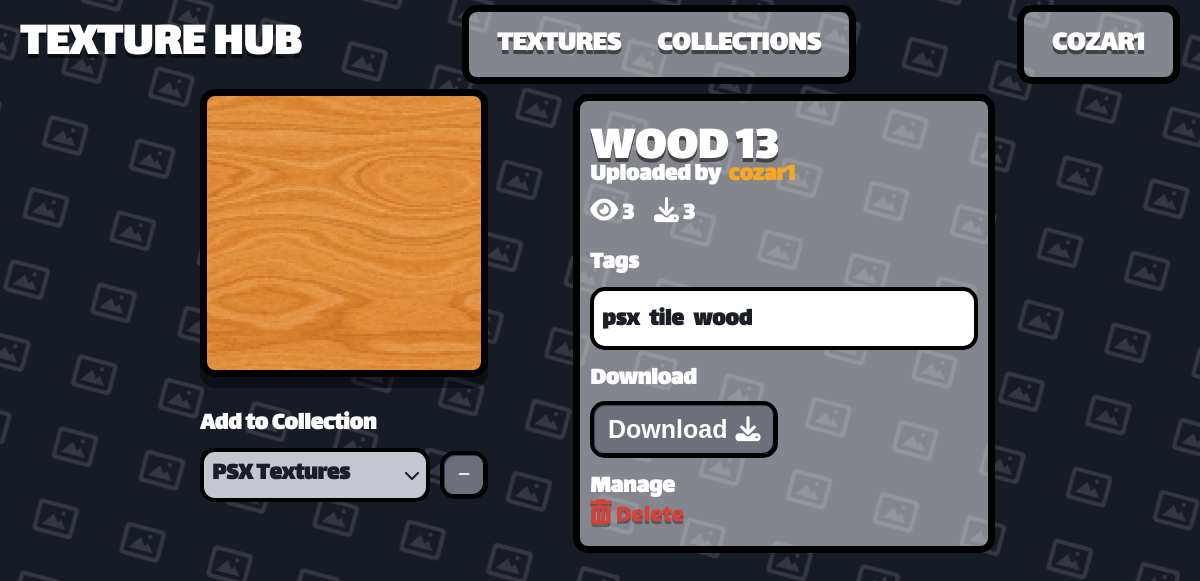
The app's page /texture/6 (signed in) with its own data.
### app.py (models this page shows)
class User(db.Model):
    __tablename__ = "User"
    user_id = db.Column(db.Integer, primary_key=True)
    user_name = db.Column(db.String(80), unique=True, nullable=False)
    user_password = db.Column(db.String(120), nullable=False)
    user_rating = db.Column(db.Integer, default=0)

class Texture(db.Model):
    __tablename__ = "Texture"
    texture_id = db.Column(db.Integer, primary_key=True)
    texture_name = db.Column(db.String(80), unique=True, nullable=False)
    texture_address = db.Column(db.String(120), nullable=False)
    texture_user_id = db.Column(db.Integer, default=0)
    texture_tags = db.Column(db.String(200), nullable=True)

### app.py (the view, shortened to what this page needs)
@app.route("/texture/<texture_id>", methods=["POST", "GET"])
@login_required
def texture(user, texture_id):
    collections = Collection.query.filter_by(collection_user_id=user.user_id).all()
    texture = get_or_404(Texture, texture_id=texture_id)
    uploaded_user = get_or_404(User, user_id=texture.texture_user_id)
    in_collections = {
        row.collection_id
        for row in Texture_Collection.query.filter_by(texture_id=texture_id).all()
    }
    collections_contained = {
        c.collection_id: (c.collection_id in in_collections) for c in collections
    }
    already_viewed = exists(Texture_Views, texture_id=texture_id, user_id=user.user_id)
    if not already_viewed:
        record_once(Texture_Views, texture_id=texture_id, user_id=user.user_id)
    views = Texture_Views.query.filter_by(texture_id=texture_id).count()
    downloads = Texture_Downloads.query.filter_by(texture_id=texture_id).count()
    return render_template(
        "texture.html",
        user=user,
        texture=texture,
        uploaded_user=uploaded_user,
        collections=collections,
        collections_contained=collections_contained,
        views=views,
        downloads=downloads,
    )

### app.py (called while the page is built)
def get_current_user():
    user_id = session.get("user_id")
    if user_id is None:
        return None
    return User.query.get(user_id)

@app.template_filter("texture_url")
def texture_image_url(address):
    if not address:
        return DEFAULT_TEXTURE_URL
    addr = str(address).strip().replace("\\", "/")
    if addr.startswith("/static/images/"):
        rel = addr[len("/static/images/") :]
    elif addr.startswith("static/images/"):
        rel = addr[len("static/images/") :]
    else:
        rel = os.path.basename(addr)
    rel = os.path.basename(rel)
    if not rel or rel.startswith("."):
        return DEFAULT_TEXTURE_URL
    full = os.path.join(STATIC_IMAGES_DIR, rel)
    if os.path.isfile(full):
        return f"/static/images/{rel}"
    return DEFAULT_TEXTURE_URL

def login_required(view):
    @wraps(view)
    def wrapped(*args, **kwargs):
        user = get_current_user()
        if user is None:
            return redirect("/login")
        return view(user, *args, **kwargs)
    return wrapped

def get_or_404(model, **filters):
    obj = model.query.filter_by(**filters).first()
    if obj is None:
        abort(404)
    return obj

def exists(model, **filters):
    return model.query.filter_by(**filters).first() is not None

### templates/texture.html (shortened to what this page needs)
{% extends "template.html" %}
{% block content %}
<div class="th-texture-page">
    <div class="th-item-page-img-column">
        <div class="th-detail-image"
            style="background-image: url('{{ texture.texture_address | texture_url }}'); background-size: cover; background-position: center; background-repeat: no-repeat;">
        </div>
        <div class="th-collection-row">
            <label class="th-label" for="collection-select">Add to Collection</label>
        </div>
        <form action="/texture/{{ texture.texture_id }}" method="post"
            style="display:flex; gap:10px; align-items:center;">
            <div class="th-select-wrap" style="flex:1;">
                <select class="th-input th-select" name="collection" id="collection-select">
                    {% for item in collections %}
                    <option value="{{ item.collection_id }}">{{ item.collection_name }}</option>
                    {% endfor %}
                </select>
            </div>
            <button type="submit" name="action" value="remove" class="th-btn" id="remove-btn">
                <i class="fas fa-minus"></i>
            </button>
        </form>
    </div>
    <div class="container">
        <div class="th-detail-title-row">
            <h1 class="th-detail-title">{{ texture.texture_name }}</h1>
        </div>
        <div class="th-detail-author">Uploaded by <a class="th-signup-link"
                href="/user/{{ uploaded_user.user_name }}">{{ uploaded_user.user_name }}</a></div>
        <div class="th-detail-author"><i class="fa-solid fa-eye"></i> <label
                style="margin-right: 20px;">{{views}}</label><i class="fa-solid fa-download"></i> {{downloads}}</div>
        {% if texture.texture_tags %}
        <label class="th-label">Tags</label>
        <div class="th-input">
            {% for tag in texture.texture_tags.split(',') %}
            <span class="th-detail-tag" style="display: inline-block; margin: 4px 6px 0 0;">{{ tag.strip() }}</span>
            {% endfor %}
        </div>
        {% endif %}
        <div class="th-download-panel">
            <label style="margin-bottom: -10px;" class="th-label">Download</label>
            <form action="/download/{{ texture.texture_id }}" method="post">
                <button class="th-btn th-download-btn" type="submit" name="download" value="download">
                    Download <i class="fas fa-download"></i>
                </button>
            </form>
        </div>
        {% if uploaded_user == user %}
        <label style="margin-bottom: -10px;" class="th-label">Manage</label>
        <a href="/delete_texture/{{texture.texture_id}}" class="delete"><i class="fa-solid fa-trash-can"></i> Delete</a>
        {% endif %}
    </div>
</div>
{% endblock %}

### templates/template.html (shortened to what this page needs)
<!DOCTYPE html>
<html lang="en">
<head>
    <link rel="stylesheet" href="https://cdnjs.cloudflare.com/ajax/libs/font-awesome/6.5.2/css/all.min.css">
    <link rel="stylesheet" href="/static/style.css">
</head>
<body class="th-body">
    {% if request.endpoint not in ('login', 'signup') %}
    <header class="th-navbar">
        <a href="/" class="th-brand">TEXTURE HUB</a>
        <div class="container">
            <ul class="th-nav-links">
                <li><a href="/0" class="th-nav-link {% if request.path == '/' %}is-active{% endif %}">TEXTURES</a></li>
                <li><a href="/1"
                        class="th-nav-link {% if request.path == '/collections' %}is-active{% endif %}">COLLECTIONS</a>
                </li>
            </ul>
        </div>
        <div class="container">
            <ul class="th-nav-links">
                {% if user %}
                <li><a class="th-nav-link" href="/user/{{ user.user_name }}">{{ user.user_name }}</a></li>
                {% else %}
                <li><a href="/login" class="th-nav-link {% if request.path == '/' %}is-active{% endif %}">Login</a></li>
                {% endif %}
            </ul>
        </div>
    </header>
    {% endif %}
    <main class="th-page">
        {% block content %}
        {% endblock %}
    </main>
</body>
</html>

### records on screen
User: user_name "COZAR1", user_name "cozar1"
Texture: texture_address|texture_url (picture), texture_name "WOOD 13"

### other values on screen
{{ views }} "3"
{{ downloads }} "3"
{{ tag.strip() }} "psx" "tile" "wood"
form field collection "PSX Textures"
